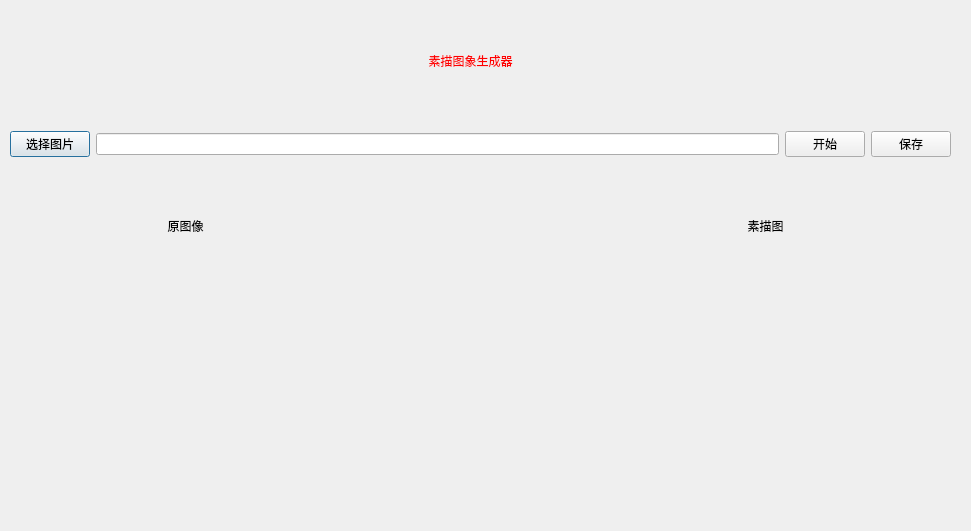
<?xml version="1.0" encoding="UTF-8"?>
<ui version="4.0">
 <class>Generator_Dialog</class>
 <widget class="QDialog" name="Generator_Dialog">
  <property name="geometry">
   <rect>
    <x>0</x>
    <y>0</y>
    <width>971</width>
    <height>531</height>
   </rect>
  </property>
  <property name="windowTitle">
   <string>Dialog</string>
  </property>
  <widget class="QLabel" name="label">
   <property name="geometry">
    <rect>
     <x>200</x>
     <y>0</y>
     <width>541</width>
     <height>121</height>
    </rect>
   </property>
   <property name="styleSheet">
    <string notr="true">font: 36pt &quot;黑体&quot;;
color:rgb(255, 0, 0);</string>
   </property>
   <property name="text">
    <string>素描图象生成器</string>
   </property>
   <property name="alignment">
    <set>Qt::AlignCenter</set>
   </property>
  </widget>
  <widget class="QWidget" name="horizontalLayoutWidget">
   <property name="geometry">
    <rect>
     <x>10</x>
     <y>100</y>
     <width>941</width>
     <height>89</height>
    </rect>
   </property>
   <layout class="QHBoxLayout" name="horizontalLayout">
    <item>
     <widget class="QPushButton" name="pushButton">
      <property name="text">
       <string>选择图片</string>
      </property>
     </widget>
    </item>
    <item>
     <widget class="QLineEdit" name="lineEdit"/>
    </item>
    <item>
     <widget class="QPushButton" name="pushButton_2">
      <property name="text">
       <string>开始</string>
      </property>
     </widget>
    </item>
    <item>
     <widget class="QPushButton" name="pushButton_3">
      <property name="text">
       <string>保存</string>
      </property>
     </widget>
    </item>
   </layout>
  </widget>
  <widget class="QLabel" name="label_2">
   <property name="geometry">
    <rect>
     <x>130</x>
     <y>210</y>
     <width>111</width>
     <height>31</height>
    </rect>
   </property>
   <property name="text">
    <string>原图像</string>
   </property>
   <property name="alignment">
    <set>Qt::AlignCenter</set>
   </property>
  </widget>
  <widget class="QLabel" name="label_3">
   <property name="geometry">
    <rect>
     <x>710</x>
     <y>210</y>
     <width>111</width>
     <height>31</height>
    </rect>
   </property>
   <property name="text">
    <string>素描图</string>
   </property>
   <property name="alignment">
    <set>Qt::AlignCenter</set>
   </property>
  </widget>
 </widget>
 <resources/>
 <connections/>
</ui>
